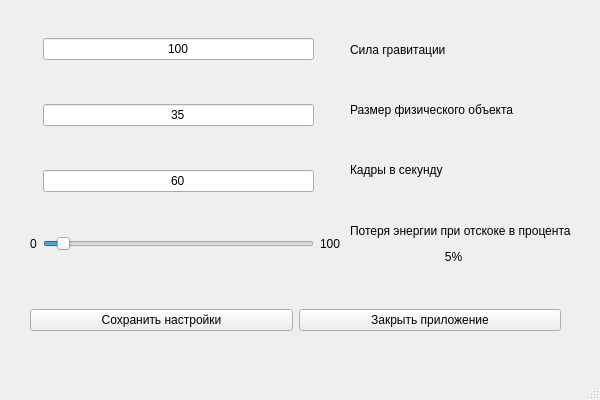
<?xml version="1.0" encoding="UTF-8"?>
<ui version="4.0">
 <class>MainWindow</class>
 <widget class="QMainWindow" name="MainWindow">
  <property name="geometry">
   <rect>
    <x>0</x>
    <y>0</y>
    <width>600</width>
    <height>400</height>
   </rect>
  </property>
  <property name="sizePolicy">
   <sizepolicy hsizetype="Preferred" vsizetype="Preferred">
    <horstretch>0</horstretch>
    <verstretch>0</verstretch>
   </sizepolicy>
  </property>
  <property name="minimumSize">
   <size>
    <width>600</width>
    <height>400</height>
   </size>
  </property>
  <property name="maximumSize">
   <size>
    <width>600</width>
    <height>400</height>
   </size>
  </property>
  <property name="windowTitle">
   <string>Настройки</string>
  </property>
  <widget class="QWidget" name="centralwidget">
   <widget class="QWidget" name="gridLayoutWidget">
    <property name="geometry">
     <rect>
      <x>30</x>
      <y>0</y>
      <width>311</width>
      <height>291</height>
     </rect>
    </property>
    <layout class="QGridLayout" name="gridLayout">
     <item row="3" column="0">
      <widget class="QLabel" name="label_5">
       <property name="text">
        <string>0</string>
       </property>
      </widget>
     </item>
     <item row="3" column="2">
      <widget class="QLabel" name="label_6">
       <property name="text">
        <string>100</string>
       </property>
      </widget>
     </item>
     <item row="3" column="1">
      <widget class="QSlider" name="bouncemultconfig">
       <property name="sizePolicy">
        <sizepolicy hsizetype="Expanding" vsizetype="Fixed">
         <horstretch>0</horstretch>
         <verstretch>0</verstretch>
        </sizepolicy>
       </property>
       <property name="maximum">
        <number>100</number>
       </property>
       <property name="value">
        <number>5</number>
       </property>
       <property name="orientation">
        <enum>Qt::Horizontal</enum>
       </property>
      </widget>
     </item>
     <item row="2" column="1">
      <widget class="QLineEdit" name="tickrateconfig">
       <property name="text">
        <string>60</string>
       </property>
       <property name="alignment">
        <set>Qt::AlignCenter</set>
       </property>
      </widget>
     </item>
     <item row="1" column="1">
      <widget class="QLineEdit" name="physobjsizeconfig">
       <property name="text">
        <string>35</string>
       </property>
       <property name="alignment">
        <set>Qt::AlignCenter</set>
       </property>
      </widget>
     </item>
     <item row="0" column="1">
      <widget class="QLineEdit" name="gravforceconfig">
       <property name="text">
        <string>100</string>
       </property>
       <property name="alignment">
        <set>Qt::AlignCenter</set>
       </property>
      </widget>
     </item>
    </layout>
   </widget>
   <widget class="QLabel" name="label_3">
    <property name="geometry">
     <rect>
      <x>350</x>
      <y>160</y>
      <width>221</width>
      <height>20</height>
     </rect>
    </property>
    <property name="text">
     <string>Кадры в секунду</string>
    </property>
   </widget>
   <widget class="QLabel" name="label_2">
    <property name="geometry">
     <rect>
      <x>350</x>
      <y>100</y>
      <width>221</width>
      <height>20</height>
     </rect>
    </property>
    <property name="text">
     <string>Размер физического объекта</string>
    </property>
   </widget>
   <widget class="QLabel" name="label">
    <property name="geometry">
     <rect>
      <x>350</x>
      <y>40</y>
      <width>221</width>
      <height>20</height>
     </rect>
    </property>
    <property name="text">
     <string>Сила гравитации</string>
    </property>
   </widget>
   <widget class="QLabel" name="label_4">
    <property name="geometry">
     <rect>
      <x>350</x>
      <y>220</y>
      <width>221</width>
      <height>22</height>
     </rect>
    </property>
    <property name="text">
     <string>Потеря энергии при отскоке в процентах</string>
    </property>
   </widget>
   <widget class="QLabel" name="percentlabel">
    <property name="geometry">
     <rect>
      <x>430</x>
      <y>250</y>
      <width>47</width>
      <height>13</height>
     </rect>
    </property>
    <property name="text">
     <string>5%</string>
    </property>
    <property name="alignment">
     <set>Qt::AlignCenter</set>
    </property>
   </widget>
   <widget class="QWidget" name="horizontalLayoutWidget">
    <property name="geometry">
     <rect>
      <x>30</x>
      <y>290</y>
      <width>531</width>
      <height>61</height>
     </rect>
    </property>
    <layout class="QHBoxLayout" name="horizontalLayout">
     <item>
      <widget class="QPushButton" name="savebutton">
       <property name="text">
        <string>Сохранить настройки</string>
       </property>
      </widget>
     </item>
     <item>
      <widget class="QPushButton" name="exitbutton">
       <property name="text">
        <string>Закрыть приложение</string>
       </property>
      </widget>
     </item>
    </layout>
   </widget>
  </widget>
  <widget class="QMenuBar" name="menubar">
   <property name="geometry">
    <rect>
     <x>0</x>
     <y>0</y>
     <width>600</width>
     <height>21</height>
    </rect>
   </property>
  </widget>
  <widget class="QStatusBar" name="statusbar"/>
 </widget>
 <resources/>
 <connections/>
</ui>
